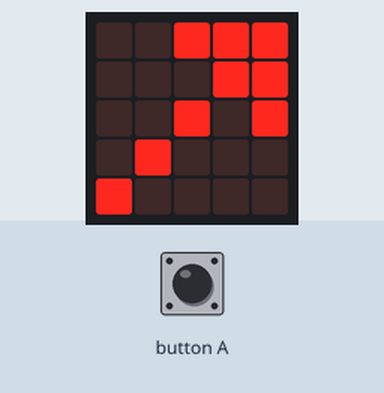
This program was run on a simulated BBC micro:bit (MakeCode). Shown: the board's 5×5 LED display. Inputs (shaded band) come from the test bench.

Above: at 1.2 s.
1.3 s: button A pressed for 0.15 s
At 1.3 s:
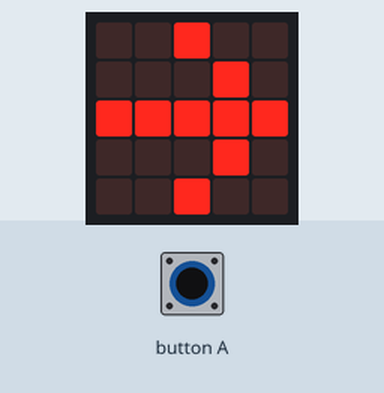
At 5.0 s:
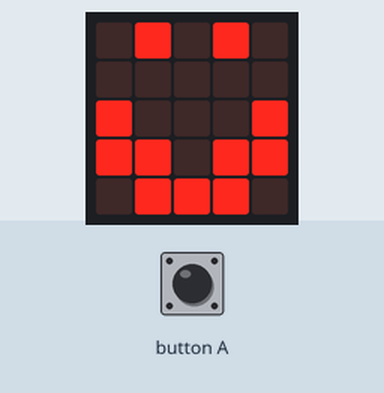
Timing chart, 0 to 6.5 s (numbered marks = the images above; inputs shaded):
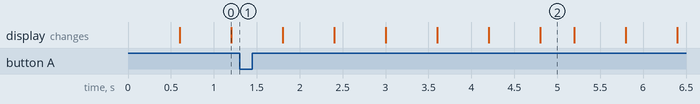

The program:

main.ts
```typescript
input.onButtonPressed(Button.A, function () {
    basic.showLeds(`
        . # . # .
        . . . . .
        # . . . #
        # # . # #
        . # # # .
        `)
})
basic.forever(function () {
    basic.showArrow(ArrowNames.North)
    basic.showArrow(ArrowNames.NorthEast)
    basic.showArrow(ArrowNames.East)
    basic.showArrow(ArrowNames.SouthEast)
    basic.showArrow(ArrowNames.South)
    basic.showArrow(ArrowNames.SouthWest)
    basic.showArrow(ArrowNames.West)
    basic.showArrow(ArrowNames.NorthWest)
})
```

test.ts
```typescript
// 在這裡測試；當此封包作為擴充功能時，將不會編譯此內容。
```

Measured:
- after the input at 1.3 s, the display: first differs from a run without the input after 3.5 s (image 2)
- what the display in image 0 shows lasts 0.6 s, from 0.6 s to 1.2 s
- what the display in image 2 shows lasts 0.4 s, from 4.8 s to 5.2 s
